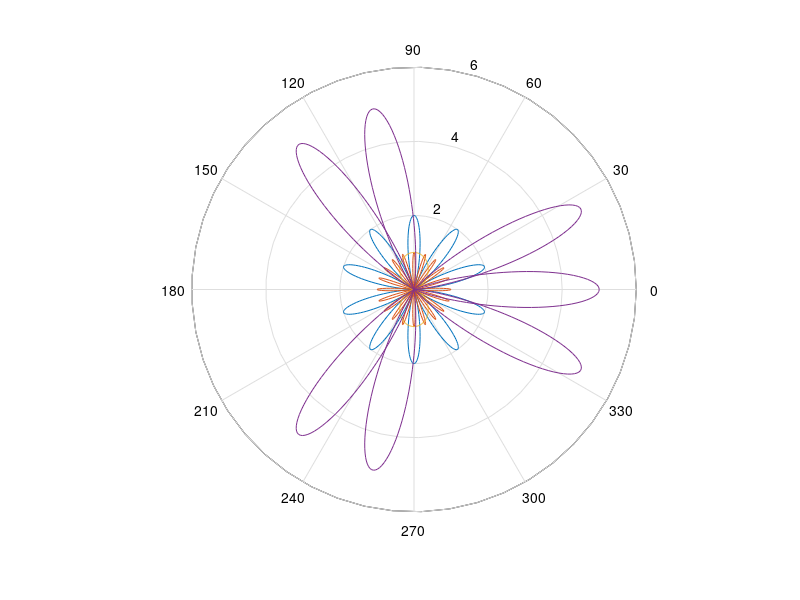

MATLAB code to generate this figure:
clear all;
theta = -pi:0.01:pi;
rho(1,:) = 2*sin(5*theta).^2;
rho(2,:) = cos(10*theta).^3;
rho(3,:) = sin(theta).^2;
rho(4,:) = 5*cos(3.5*theta).^3;
for i = 1:4
    polar(theta,rho(i,:))
    hold on
    pause
end